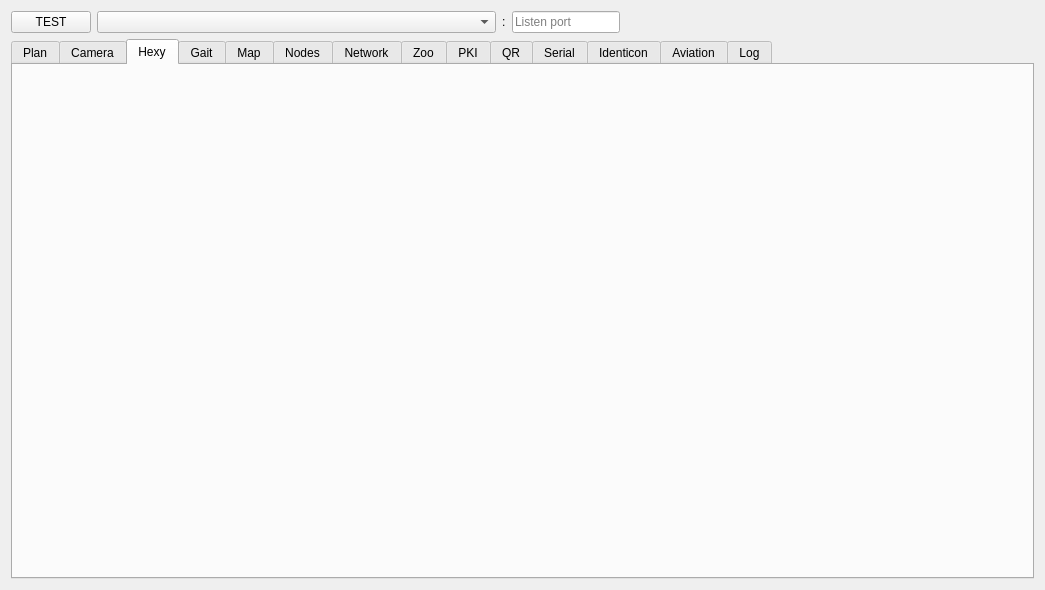
<?xml version="1.0" encoding="UTF-8"?>
<ui version="4.0">
 <class>HubWindow</class>
 <widget class="QMainWindow" name="HubWindow">
  <property name="geometry">
   <rect>
    <x>0</x>
    <y>0</y>
    <width>1045</width>
    <height>590</height>
   </rect>
  </property>
  <property name="sizePolicy">
   <sizepolicy hsizetype="Ignored" vsizetype="Preferred">
    <horstretch>0</horstretch>
    <verstretch>0</verstretch>
   </sizepolicy>
  </property>
  <property name="windowTitle">
   <string>OctoMY™ - Hub</string>
  </property>
  <property name="windowIcon">
   <iconset resource="../resources/icons.qrc">
    <normaloff>:/icons/hub.svg</normaloff>:/icons/hub.svg</iconset>
  </property>
  <widget class="QWidget" name="centralWidget">
   <layout class="QGridLayout" name="gridLayout_5">
    <item row="2" column="0">
     <widget class="QTabWidget" name="tabWidget">
      <property name="toolTip">
       <string/>
      </property>
      <property name="currentIndex">
       <number>2</number>
      </property>
      <widget class="QWidget" name="tabPlan">
       <attribute name="icon">
        <iconset resource="../resources/icons.qrc">
         <normaloff>:/icons/mandate.svg</normaloff>:/icons/mandate.svg</iconset>
       </attribute>
       <attribute name="title">
        <string>Plan</string>
       </attribute>
       <layout class="QVBoxLayout" name="verticalLayout_6">
        <item>
         <widget class="QSplitter" name="splitter_2">
          <property name="orientation">
           <enum>Qt::Horizontal</enum>
          </property>
          <widget class="PlanEditor" name="widgetPlanEditor" native="true"/>
         </widget>
        </item>
       </layout>
      </widget>
      <widget class="QWidget" name="tabCamera">
       <attribute name="icon">
        <iconset resource="../resources/icons.qrc">
         <normaloff>:/icons/eye.svg</normaloff>:/icons/eye.svg</iconset>
       </attribute>
       <attribute name="title">
        <string>Camera</string>
       </attribute>
       <layout class="QGridLayout" name="gridLayout_11">
        <item row="0" column="0">
         <widget class="Camera" name="widgetCamera" native="true"/>
        </item>
       </layout>
      </widget>
      <widget class="QWidget" name="tabHexy">
       <attribute name="title">
        <string>Hexy</string>
       </attribute>
       <layout class="QGridLayout" name="gridLayout_10">
        <item row="0" column="0">
         <widget class="HexyTool" name="widgetHexyTool" native="true">
          <property name="sizePolicy">
           <sizepolicy hsizetype="Minimum" vsizetype="Minimum">
            <horstretch>0</horstretch>
            <verstretch>0</verstretch>
           </sizepolicy>
          </property>
         </widget>
        </item>
       </layout>
      </widget>
      <widget class="QWidget" name="tabGait">
       <attribute name="title">
        <string>Gait</string>
       </attribute>
       <layout class="QGridLayout" name="gridLayout_13">
        <item row="0" column="0">
         <widget class="GaitWidget" name="widgetGait" native="true"/>
        </item>
       </layout>
      </widget>
      <widget class="QWidget" name="tabMap">
       <property name="toolTip">
        <string>View agents and remotes in map</string>
       </property>
       <attribute name="icon">
        <iconset resource="../resources/icons.qrc">
         <normaloff>:/icons/map.svg</normaloff>:/icons/map.svg</iconset>
       </attribute>
       <attribute name="title">
        <string>Map</string>
       </attribute>
       <layout class="QGridLayout" name="gridLayout_2">
        <property name="leftMargin">
         <number>0</number>
        </property>
        <property name="topMargin">
         <number>0</number>
        </property>
        <property name="rightMargin">
         <number>0</number>
        </property>
        <property name="bottomMargin">
         <number>0</number>
        </property>
        <property name="spacing">
         <number>0</number>
        </property>
        <item row="0" column="0">
         <widget class="MapEditor" name="widgetMapEditor" native="true">
          <property name="sizePolicy">
           <sizepolicy hsizetype="Minimum" vsizetype="Expanding">
            <horstretch>0</horstretch>
            <verstretch>0</verstretch>
           </sizepolicy>
          </property>
         </widget>
        </item>
       </layout>
      </widget>
      <widget class="QWidget" name="tabIncomming">
       <property name="toolTip">
        <string>Look for incomming / unauthenticated remotes and agents</string>
       </property>
       <attribute name="icon">
        <iconset resource="../resources/icons.qrc">
         <normaloff>:/icons/agent.svg</normaloff>:/icons/agent.svg</iconset>
       </attribute>
       <attribute name="title">
        <string>Nodes</string>
       </attribute>
       <layout class="QGridLayout" name="gridLayout">
        <property name="leftMargin">
         <number>0</number>
        </property>
        <property name="topMargin">
         <number>0</number>
        </property>
        <property name="rightMargin">
         <number>0</number>
        </property>
        <property name="bottomMargin">
         <number>0</number>
        </property>
        <property name="spacing">
         <number>0</number>
        </property>
        <item row="0" column="2">
         <widget class="QSplitter" name="splitter">
          <property name="orientation">
           <enum>Qt::Horizontal</enum>
          </property>
          <widget class="QWidget" name="layoutWidget">
           <layout class="QGridLayout" name="gridLayout_3">
            <item row="1" column="0">
             <widget class="MultiView" name="widgetIncommingNodes" native="true">
              <property name="sizePolicy">
               <sizepolicy hsizetype="Preferred" vsizetype="Expanding">
                <horstretch>0</horstretch>
                <verstretch>0</verstretch>
               </sizepolicy>
              </property>
             </widget>
            </item>
            <item row="1" column="1">
             <widget class="MultiView" name="widgetActiveNodes" native="true">
              <property name="sizePolicy">
               <sizepolicy hsizetype="Preferred" vsizetype="Expanding">
                <horstretch>0</horstretch>
                <verstretch>0</verstretch>
               </sizepolicy>
              </property>
             </widget>
            </item>
            <item row="0" column="0" colspan="2">
             <layout class="QHBoxLayout" name="horizontalLayout_5">
              <item>
               <widget class="QComboBox" name="comboBoxAddLocal">
                <item>
                 <property name="text">
                  <string>Add:</string>
                 </property>
                </item>
                <item>
                 <property name="text">
                  <string>Remote</string>
                 </property>
                 <property name="icon">
                  <iconset resource="../resources/icons.qrc">
                   <normaloff>:/icons/remote.svg</normaloff>:/icons/remote.svg</iconset>
                 </property>
                </item>
                <item>
                 <property name="text">
                  <string>Agent</string>
                 </property>
                 <property name="icon">
                  <iconset resource="../resources/icons.qrc">
                   <normaloff>:/icons/agent.svg</normaloff>:/icons/agent.svg</iconset>
                 </property>
                </item>
               </widget>
              </item>
              <item>
               <spacer name="horizontalSpacer">
                <property name="orientation">
                 <enum>Qt::Horizontal</enum>
                </property>
                <property name="sizeHint" stdset="0">
                 <size>
                  <width>40</width>
                  <height>20</height>
                 </size>
                </property>
               </spacer>
              </item>
             </layout>
            </item>
           </layout>
          </widget>
          <widget class="QWidget" name="layoutWidget2">
           <layout class="QVBoxLayout" name="verticalLayout">
            <item>
             <widget class="QPlainTextEdit" name="plainTextEditSummary">
              <property name="sizePolicy">
               <sizepolicy hsizetype="Minimum" vsizetype="Expanding">
                <horstretch>0</horstretch>
                <verstretch>0</verstretch>
               </sizepolicy>
              </property>
              <property name="autoFillBackground">
               <bool>false</bool>
              </property>
              <property name="frameShape">
               <enum>QFrame::NoFrame</enum>
              </property>
              <property name="frameShadow">
               <enum>QFrame::Plain</enum>
              </property>
              <property name="lineWidth">
               <number>0</number>
              </property>
              <property name="readOnly">
               <bool>true</bool>
              </property>
              <property name="backgroundVisible">
               <bool>false</bool>
              </property>
             </widget>
            </item>
            <item>
             <widget class="QPushButton" name="pushButtonShowStats">
              <property name="text">
               <string>Stats</string>
              </property>
             </widget>
            </item>
           </layout>
          </widget>
         </widget>
        </item>
       </layout>
      </widget>
      <widget class="QWidget" name="tabNetwork">
       <property name="toolTip">
        <string>Network tools</string>
       </property>
       <attribute name="icon">
        <iconset resource="../resources/icons.qrc">
         <normaloff>:/icons/network.svg</normaloff>:/icons/network.svg</iconset>
       </attribute>
       <attribute name="title">
        <string>Network</string>
       </attribute>
       <layout class="QVBoxLayout" name="verticalLayout_2">
        <item>
         <layout class="QHBoxLayout" name="horizontalLayout_2">
          <item>
           <widget class="TextEntry" name="lineEditRemoteAddress">
            <property name="placeholderText">
             <string>test address</string>
            </property>
           </widget>
          </item>
          <item>
           <widget class="QLabel" name="label">
            <property name="text">
             <string>:</string>
            </property>
           </widget>
          </item>
          <item>
           <widget class="TextEntry" name="lineEditRemotePort">
            <property name="sizePolicy">
             <sizepolicy hsizetype="Preferred" vsizetype="Fixed">
              <horstretch>0</horstretch>
              <verstretch>0</verstretch>
             </sizepolicy>
            </property>
            <property name="maxLength">
             <number>6</number>
            </property>
            <property name="placeholderText">
             <string>test port</string>
            </property>
           </widget>
          </item>
         </layout>
        </item>
        <item>
         <layout class="QHBoxLayout" name="horizontalLayout_3">
          <item>
           <widget class="QLabel" name="label_2">
            <property name="text">
             <string>Packet count:</string>
            </property>
           </widget>
          </item>
          <item>
           <widget class="QSlider" name="horizontalSliderSendCount">
            <property name="minimum">
             <number>1</number>
            </property>
            <property name="maximum">
             <number>100</number>
            </property>
            <property name="orientation">
             <enum>Qt::Horizontal</enum>
            </property>
            <property name="tickPosition">
             <enum>QSlider::TicksBelow</enum>
            </property>
           </widget>
          </item>
         </layout>
        </item>
        <item>
         <widget class="QHexEdit" name="hexEditor">
          <property name="frameShape">
           <enum>QFrame::StyledPanel</enum>
          </property>
          <property name="frameShadow">
           <enum>QFrame::Raised</enum>
          </property>
         </widget>
        </item>
        <item>
         <layout class="QHBoxLayout" name="horizontalLayout_4">
          <item>
           <widget class="QLabel" name="label_3">
            <property name="text">
             <string>size:</string>
            </property>
           </widget>
          </item>
          <item>
           <widget class="QSlider" name="horizontalSliderSendSize">
            <property name="minimum">
             <number>1</number>
            </property>
            <property name="maximum">
             <number>100</number>
            </property>
            <property name="orientation">
             <enum>Qt::Horizontal</enum>
            </property>
            <property name="tickPosition">
             <enum>QSlider::TicksBelow</enum>
            </property>
           </widget>
          </item>
         </layout>
        </item>
        <item>
         <widget class="QPushButton" name="pushButtonSendData">
          <property name="enabled">
           <bool>true</bool>
          </property>
          <property name="toolTip">
           <string>Send some test data to address and port selected</string>
          </property>
          <property name="text">
           <string>Send Data</string>
          </property>
         </widget>
        </item>
        <item>
         <spacer name="verticalSpacer">
          <property name="orientation">
           <enum>Qt::Vertical</enum>
          </property>
          <property name="sizeHint" stdset="0">
           <size>
            <width>20</width>
            <height>331</height>
           </size>
          </property>
         </spacer>
        </item>
       </layout>
      </widget>
      <widget class="QWidget" name="tabZoo">
       <attribute name="icon">
        <iconset resource="../resources/icons.qrc">
         <normaloff>:/icons/zoo.svg</normaloff>:/icons/zoo.svg</iconset>
       </attribute>
       <attribute name="title">
        <string>Zoo</string>
       </attribute>
       <widget class="QPushButton" name="pushButtonUDPPunch">
        <property name="geometry">
         <rect>
          <x>30</x>
          <y>20</y>
          <width>291</width>
          <height>27</height>
         </rect>
        </property>
        <property name="text">
         <string>Send UDP Punch</string>
        </property>
       </widget>
      </widget>
      <widget class="QWidget" name="tabPKI">
       <attribute name="icon">
        <iconset resource="../resources/icons.qrc">
         <normaloff>:/icons/encryption.svg</normaloff>:/icons/encryption.svg</iconset>
       </attribute>
       <attribute name="title">
        <string>PKI</string>
       </attribute>
       <layout class="QGridLayout" name="gridLayout_12">
        <item row="1" column="1">
         <widget class="QPlainTextEdit" name="plainTextEditPublicKey"/>
        </item>
        <item row="0" column="1">
         <widget class="QLabel" name="label_5">
          <property name="text">
           <string>Public Key</string>
          </property>
         </widget>
        </item>
        <item row="2" column="1">
         <widget class="QLabel" name="label_6">
          <property name="text">
           <string>Private Key</string>
          </property>
         </widget>
        </item>
        <item row="3" column="1">
         <widget class="QPlainTextEdit" name="plainTextEditPrivateKey"/>
        </item>
        <item row="0" column="0" rowspan="4">
         <widget class="QGroupBox" name="groupBox">
          <property name="title">
           <string>Key Pair</string>
          </property>
          <layout class="QVBoxLayout" name="verticalLayout_5">
           <item>
            <widget class="QPushButton" name="pushButtonTestKeyPair">
             <property name="text">
              <string>Test</string>
             </property>
            </widget>
           </item>
           <item>
            <widget class="QPushButton" name="pushButtonGenerateKeyPair">
             <property name="text">
              <string>Generate</string>
             </property>
            </widget>
           </item>
           <item>
            <widget class="QPushButton" name="pushButtonSaveKeyPair">
             <property name="text">
              <string>Save</string>
             </property>
            </widget>
           </item>
           <item>
            <widget class="QPushButton" name="pushButtonLoadKeyPair">
             <property name="text">
              <string>Load</string>
             </property>
            </widget>
           </item>
           <item>
            <spacer name="verticalSpacer_2">
             <property name="orientation">
              <enum>Qt::Vertical</enum>
             </property>
             <property name="sizeHint" stdset="0">
              <size>
               <width>20</width>
               <height>40</height>
              </size>
             </property>
            </spacer>
           </item>
          </layout>
         </widget>
        </item>
       </layout>
      </widget>
      <widget class="QWidget" name="tabQR">
       <attribute name="icon">
        <iconset resource="../resources/icons.qrc">
         <normaloff>:/icons/qrcode.svg</normaloff>:/icons/qrcode.svg</iconset>
       </attribute>
       <attribute name="title">
        <string>QR</string>
       </attribute>
       <layout class="QVBoxLayout" name="verticalLayout_4">
        <item>
         <widget class="QLineEdit" name="lineEditQR">
          <property name="placeholderText">
           <string>Enter text here to generate QR Code from it</string>
          </property>
         </widget>
        </item>
        <item>
         <widget class="QRWidget" name="widgetQR" native="true"/>
        </item>
       </layout>
      </widget>
      <widget class="QWidget" name="tabSerial">
       <attribute name="icon">
        <iconset resource="../resources/icons.qrc">
         <normaloff>:/icons/serial.svg</normaloff>:/icons/serial.svg</iconset>
       </attribute>
       <attribute name="title">
        <string>Serial</string>
       </attribute>
       <layout class="QVBoxLayout" name="verticalLayout_7">
        <item>
         <widget class="SerialSettings" name="widgetSerialSettings" native="true"/>
        </item>
       </layout>
      </widget>
      <widget class="QWidget" name="tabIdenticon">
       <attribute name="icon">
        <iconset resource="../resources/icons.qrc">
         <normaloff>:/icons/octomy_logo_bare.svg</normaloff>:/icons/octomy_logo_bare.svg</iconset>
       </attribute>
       <attribute name="title">
        <string>Identicon</string>
       </attribute>
       <layout class="QVBoxLayout" name="verticalLayout_3">
        <item>
         <widget class="IdenticonWidget" name="widgetIdenticon" native="true">
          <property name="svgURL" stdset="0">
           <string>:/icons/identicon.svg</string>
          </property>
         </widget>
        </item>
       </layout>
      </widget>
      <widget class="QWidget" name="tabAviation">
       <attribute name="icon">
        <iconset resource="../resources/icons.qrc">
         <normaloff>:/icons/aviation.svg</normaloff>:/icons/aviation.svg</iconset>
       </attribute>
       <attribute name="title">
        <string>Aviation</string>
       </attribute>
       <layout class="QGridLayout" name="gridLayout_6">
        <item row="0" column="0">
         <widget class="QTabWidget" name="tabWidgetAviation">
          <property name="currentIndex">
           <number>2</number>
          </property>
          <widget class="QWidget" name="tabSix">
           <attribute name="title">
            <string>Six</string>
           </attribute>
           <layout class="QGridLayout" name="gridLayout_7">
            <item row="0" column="0">
             <widget class="WidgetSix" name="widgetSix" native="true"/>
            </item>
           </layout>
          </widget>
          <widget class="QWidget" name="tabPFD">
           <attribute name="title">
            <string>PFD</string>
           </attribute>
           <layout class="QGridLayout" name="gridLayout_8">
            <item row="0" column="0">
             <widget class="WidgetPFD" name="widgetPFD" native="true"/>
            </item>
           </layout>
          </widget>
          <widget class="QWidget" name="tabNAV">
           <attribute name="title">
            <string>Nav</string>
           </attribute>
           <layout class="QGridLayout" name="gridLayout_9">
            <item row="0" column="0">
             <widget class="WidgetNAV" name="widgetNAV" native="true"/>
            </item>
           </layout>
          </widget>
         </widget>
        </item>
       </layout>
      </widget>
      <widget class="QWidget" name="tabLog">
       <attribute name="title">
        <string>Log</string>
       </attribute>
       <layout class="QGridLayout" name="gridLayout_4">
        <item row="0" column="0">
         <widget class="LogWidget" name="logScroll">
          <property name="sizePolicy">
           <sizepolicy hsizetype="Minimum" vsizetype="Expanding">
            <horstretch>0</horstretch>
            <verstretch>0</verstretch>
           </sizepolicy>
          </property>
         </widget>
        </item>
       </layout>
      </widget>
     </widget>
    </item>
    <item row="0" column="0">
     <layout class="QHBoxLayout" name="horizontalLayout">
      <item>
       <widget class="QPushButton" name="pushButtonTest">
        <property name="text">
         <string>TEST</string>
        </property>
       </widget>
      </item>
      <item>
       <widget class="LocalAddressEntry" name="comboBoxLocalAddress">
        <property name="sizePolicy">
         <sizepolicy hsizetype="Expanding" vsizetype="Fixed">
          <horstretch>0</horstretch>
          <verstretch>0</verstretch>
         </sizepolicy>
        </property>
       </widget>
      </item>
      <item>
       <widget class="QLabel" name="label_4">
        <property name="text">
         <string>:</string>
        </property>
       </widget>
      </item>
      <item>
       <widget class="TextEntry" name="lineEditBindPort">
        <property name="sizePolicy">
         <sizepolicy hsizetype="Preferred" vsizetype="Fixed">
          <horstretch>0</horstretch>
          <verstretch>0</verstretch>
         </sizepolicy>
        </property>
        <property name="toolTip">
         <string>Select on which port this hub should listen for incomming connections by remotes and agents</string>
        </property>
        <property name="maxLength">
         <number>6</number>
        </property>
        <property name="placeholderText">
         <string>Listen port</string>
        </property>
       </widget>
      </item>
      <item>
       <widget class="TryToggle" name="tryToggleListen" native="true">
        <property name="sizePolicy">
         <sizepolicy hsizetype="Minimum" vsizetype="Minimum">
          <horstretch>0</horstretch>
          <verstretch>0</verstretch>
         </sizepolicy>
        </property>
        <property name="minimumSize">
         <size>
          <width>10</width>
          <height>10</height>
         </size>
        </property>
        <property name="toolTip">
         <string>Click to toggle server listening</string>
        </property>
       </widget>
      </item>
      <item>
       <spacer name="horizontalSpacer_2">
        <property name="orientation">
         <enum>Qt::Horizontal</enum>
        </property>
        <property name="sizeHint" stdset="0">
         <size>
          <width>40</width>
          <height>20</height>
         </size>
        </property>
       </spacer>
      </item>
     </layout>
    </item>
   </layout>
  </widget>
 </widget>
 <layoutdefault spacing="6" margin="11"/>
 <customwidgets>
  <customwidget>
   <class>GaitWidget</class>
   <extends>QWidget</extends>
   <header>puppet/GaitWidget.hpp</header>
   <container>1</container>
  </customwidget>
  <customwidget>
   <class>MapEditor</class>
   <extends>QWidget</extends>
   <header>widgets/MapEditor.hpp</header>
   <container>1</container>
  </customwidget>
  <customwidget>
   <class>LogWidget</class>
   <extends>QPlainTextEdit</extends>
   <header>widgets/LogWidget.hpp</header>
  </customwidget>
  <customwidget>
   <class>IdenticonWidget</class>
   <extends>QWidget</extends>
   <header>widgets/IdenticonWidget.hpp</header>
   <container>1</container>
  </customwidget>
  <customwidget>
   <class>Camera</class>
   <extends>QWidget</extends>
   <header>camera/Camera.hpp</header>
   <container>1</container>
  </customwidget>
  <customwidget>
   <class>PlanEditor</class>
   <extends>QWidget</extends>
   <header>widgets/planedit/PlanEditor.hpp</header>
   <container>1</container>
  </customwidget>
  <customwidget>
   <class>TryToggle</class>
   <extends>QWidget</extends>
   <header>widgets/TryToggle.hpp</header>
   <container>1</container>
  </customwidget>
  <customwidget>
   <class>QRWidget</class>
   <extends>QWidget</extends>
   <header>widgets/QRWidget.hpp</header>
   <container>1</container>
  </customwidget>
  <customwidget>
   <class>TextEntry</class>
   <extends>QLineEdit</extends>
   <header>widgets/TextEntry.hpp</header>
  </customwidget>
  <customwidget>
   <class>LocalAddressEntry</class>
   <extends>QComboBox</extends>
   <header>widgets/LocalAddressEntry.hpp</header>
  </customwidget>
  <customwidget>
   <class>MultiView</class>
   <extends>QWidget</extends>
   <header>widgets/MultiView.hpp</header>
   <container>1</container>
  </customwidget>
  <customwidget>
   <class>WidgetSix</class>
   <extends>QWidget</extends>
   <header>widgets/qfi/WidgetSix.h</header>
   <container>1</container>
  </customwidget>
  <customwidget>
   <class>WidgetPFD</class>
   <extends>QWidget</extends>
   <header>widgets/qfi/WidgetPFD.h</header>
   <container>1</container>
  </customwidget>
  <customwidget>
   <class>WidgetNAV</class>
   <extends>QWidget</extends>
   <header>widgets/qfi/WidgetNAV.h</header>
   <container>1</container>
  </customwidget>
  <customwidget>
   <class>QHexEdit</class>
   <extends>QFrame</extends>
   <header>widgets/hexedit/QHexEdit.hpp</header>
   <container>1</container>
  </customwidget>
  <customwidget>
   <class>SerialSettings</class>
   <extends>QWidget</extends>
   <header>hw/actuators/SerialSettings.hpp</header>
   <container>1</container>
  </customwidget>
  <customwidget>
   <class>HexyTool</class>
   <extends>QWidget</extends>
   <header>hw/actuators/HexyTool.hpp</header>
   <container>1</container>
  </customwidget>
 </customwidgets>
 <resources>
  <include location="../resources/icons.qrc"/>
 </resources>
 <connections/>
</ui>
